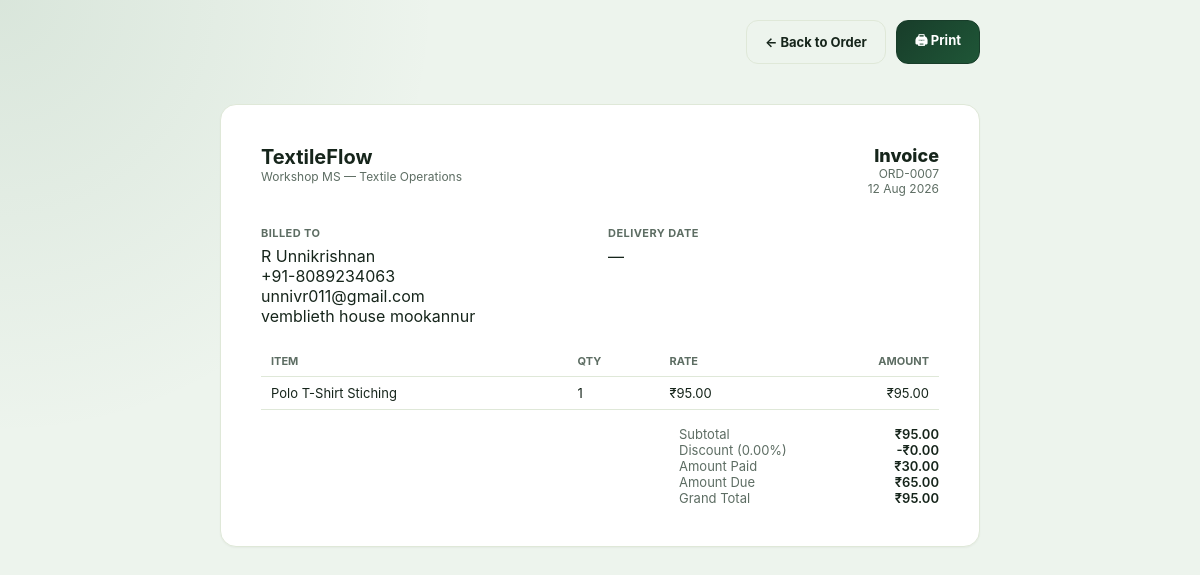
/orders/7/invoice/ (signed in), run on the app's committed database.
### orders/models.py (models this page shows, shortened)
class Order(models.Model):
    STATUS_PENDING = "pending"
    STATUS_IN_PROGRESS = "in_progress"
    STATUS_FINISHED = "finished"
    STATUS_CANCELLED = "cancelled"
    STATUS_CHOICES = [
        (STATUS_PENDING, "Pending"),
        (STATUS_IN_PROGRESS, "In Progress"),
        (STATUS_FINISHED, "Finished"),
        (STATUS_CANCELLED, "Cancelled"),
    ]
    PRIORITY_LOW = "low"
    PRIORITY_MEDIUM = "medium"
    PRIORITY_HIGH = "high"
    PRIORITY_CHOICES = [
        (PRIORITY_LOW, "Low"),
        (PRIORITY_MEDIUM, "Medium"),
        (PRIORITY_HIGH, "High"),
    ]
    PAYMENT_METHOD_BANK = "bank_transfer"
    PAYMENT_METHOD_CHECK = "check"
    PAYMENT_METHOD_CARD = "card"
    PAYMENT_METHOD_ONLINE = "online_payment"
    PAYMENT_METHOD_OTHER = "other"
    PAYMENT_METHOD_CHOICES = [
        ("", "Select payment method"),
        (PAYMENT_METHOD_BANK, "Bank Transfer"),
        (PAYMENT_METHOD_CHECK, "Check"),
        (PAYMENT_METHOD_CARD, "Card"),
        (PAYMENT_METHOD_ONLINE, "Online Payment"),
        (PAYMENT_METHOD_OTHER, "Other"),
    ]
    order_number = models.CharField(max_length=20, unique=True, editable=False)
    customer = models.ForeignKey(Customer, on_delete=models.CASCADE, related_name="orders")
    status = models.CharField(max_length=20, choices=STATUS_CHOICES, default=STATUS_IN_PROGRESS)
    is_paid = models.BooleanField(default=False)
    order_date = models.DateField(default=timezone.localdate)
    expected_delivery_date = models.DateField(null=True, blank=True)
    reference_number = models.CharField("Reference / PO Number", max_length=50, blank=True)
    shipping_address = models.TextField(blank=True, help_text="Leave blank to use customer address")
    assigned_tailor = models.CharField(max_length=100, blank=True)
    priority = models.CharField(max_length=10, choices=PRIORITY_CHOICES, default=PRIORITY_MEDIUM)
    discount_percent = models.DecimalField(max_digits=5, decimal_places=2, default=0)
    amount_paid = models.DecimalField(max_digits=10, decimal_places=2, default=Decimal("0.00"))
    payment_method = models.CharField(
        max_length=30,
        choices=PAYMENT_METHOD_CHOICES,
        blank=True,
        default="",
    )
    payment_method_details = models.CharField(max_length=255, blank=True)
    customer_notes = models.TextField(blank=True)
    created_at = models.DateTimeField(auto_now_add=True)
    updated_at = models.DateTimeField(auto_now=True)
    class Meta:
        ordering = ["-created_at"]
    @property
    def subtotal(self):
        total = sum((item.subtotal for item in self.items.all()), Decimal("0"))
        return total.quantize(Decimal("0.01"))
    @property
    def discount_amount(self):
        return (self.subtotal * self.discount_percent / Decimal("100")).quantize(Decimal("0.01"))
    @property
    def grand_total(self):
        return self.subtotal - self.discount_amount
    @property
    def amount_due(self):
        due = self.grand_total - self.amount_paid
        if due <= Decimal("0"):
            return Decimal("0.00")
        return due.quantize(Decimal("0.01"))

class Customer(models.Model):
    name = models.CharField(max_length=150)
    company_name = models.CharField(max_length=150, blank=True)
    email = models.EmailField(blank=True)
    phone = models.CharField(max_length=20, blank=True)
    address = models.TextField(blank=True)
    created_at = models.DateTimeField(auto_now_add=True)
    class Meta:
        ordering = ["name"]

class OrderItem(models.Model):
    order = models.ForeignKey(Order, on_delete=models.CASCADE, related_name="items")
    fabric = models.ForeignKey(
        Fabric, on_delete=models.SET_NULL, related_name="order_items", null=True, blank=True
    )
    item_name = models.CharField(max_length=150)
    description = models.CharField(max_length=255, blank=True)
    quantity = models.DecimalField(max_digits=10, decimal_places=2, default=1)
    unit_price = models.DecimalField("Rate", max_digits=10, decimal_places=2, default=0)
    @property
    def subtotal(self):
        return self.quantity * self.unit_price

### orders/views.py (the view)
# urls.py: path("orders/<int:pk>/invoice/", views.order_invoice, name="order-invoice"),
@login_required
def order_invoice(request, pk):
    order = get_object_or_404(
        Order.objects.select_related("customer").prefetch_related("items"), pk=pk
    )
    return render(request, "orders/invoice.html", {"order": order})

### orders/templates/orders/invoice.html (shortened to what this page needs)
{% load static humanize %}<!DOCTYPE html>
<html lang="en">
<head>
  <link rel="stylesheet" href="{% static 'css/style.css' %}">
</head>
<body>
  <div class="print-bar">
    <a href="{% url 'order-detail' order.pk %}" class="btn btn-outline">&larr; Back to Order</a>
    <button class="btn btn-primary" onclick="window.print()">&#128424; Print</button>
  </div>
  <div class="card invoice-wrap">
    <div class="invoice-head">
      <div>
        <div class="brand-name" style="font-size:20px;">TextileFlow</div>
        <div class="text-muted" style="font-size:12px;">Workshop MS — Textile Operations</div>
      </div>
      <div style="text-align:right;">
        <div style="font-weight:800; font-size:18px;">Invoice</div>
        <div class="text-muted" style="font-size:12px;">{{ order.order_number }}</div>
        <div class="text-muted" style="font-size:12px;">{{ order.order_date|date:"d M Y" }}</div>
      </div>
    </div>
    <div class="field-grid">
      <div>
        <div class="stat-label">Billed To</div>
        <p style="margin:6px 0 0;">
          {{ order.customer.name }}<br>
          {% if order.customer.phone %}{{ order.customer.phone }}<br>{% endif %}
          {% if order.customer.email %}{{ order.customer.email }}<br>{% endif %}
          {{ order.shipping_address|default:order.customer.address }}
        </p>
      </div>
      <div>
        <div class="stat-label">Delivery Date</div>
        <p style="margin:6px 0 0;">{{ order.expected_delivery_date|date:"d M Y"|default:"—" }}</p>
      </div>
    </div>
    <table class="invoice-table">
      <thead>
        <tr><th>Item</th><th>Qty</th><th>Rate</th><th style="text-align:right;">Amount</th></tr>
      </thead>
      <tbody>
        {% for item in order.items.all %}
        <tr>
          <td>{{ item.item_name }}{% if item.description %}<div class="text-muted" style="font-size:11px;">{{ item.description }}</div>{% endif %}</td>
          <td>{{ item.quantity|floatformat:0 }}</td>
          <td>&#8377;{{ item.unit_price|floatformat:2 }}</td>
          <td style="text-align:right;">&#8377;{{ item.subtotal|floatformat:2 }}</td>
        </tr>
        {% endfor %}
      </tbody>
    </table>
    <div class="invoice-totals">
      <div class="kv-row"><span class="k">Subtotal</span><span class="v">&#8377;{{ order.subtotal|intcomma }}</span></div>
      <div class="kv-row"><span class="k">Discount ({{ order.discount_percent }}%)</span><span class="v">-&#8377;{{ order.discount_amount|intcomma }}</span></div>
      <div class="kv-row"><span class="k">Amount Paid</span><span class="v">&#8377;{{ order.amount_paid|intcomma }}</span></div>
      <div class="kv-row"><span class="k">Amount Due</span><span class="v">&#8377;{{ order.amount_due|intcomma }}</span></div>
      <div class="kv-row grand"><span class="k">Grand Total</span><span class="v">&#8377;{{ order.grand_total|intcomma }}</span></div>
    </div>
  </div>
</body>
</html>

### static/css/style.css (style rules this page uses)
:root { --bg: #edf4ed; --bg-strong: #e3efdf; --surface: #ffffff; --surface-soft: #f7faf5; --surface-muted: #edf4ed; --ink: #16251b; --ink-soft: #3a4b41; --muted: #5d6d63; --primary: #183d2a; --primary-strong: #1f5637; --primary-soft: #dfeee6; --primary-soft-strong: #cfe8d8; --success: #1d7d4d; --success-soft: #dff6e8; --danger: #c94a3d; --danger-soft: #fde9e6; --warning: #986c1f; --warning-soft: #faf0d0; --border: #dfe8d8; --input-bg: #f9fbf8; --chip-muted: #edf0e7; --shadow: 0 10px 26px rgba(18, 38, 28, 0.08); --shadow-soft: 0 1px 2px rgba(18, 38, 28, 0.04); --radius: 16px; --radius-sm: 12px; --sidebar-width: 240px; color-scheme: light; }
* { box-sizing: border-box; }
html { scroll-behavior: smooth; }
html, body { margin: 0; padding: 0; }
body { min-height: 100vh; background: radial-gradient(circle at top left, rgba(73, 127, 89, 0.12), transparent 30%), var(--bg); color: var(--ink); font-family: 'Poppins', -apple-system, "Segoe UI", Roboto, Helvetica, Arial, sans-serif; }
a { color: inherit; text-decoration: none; }
button, input, textarea, select { font: inherit; }
.brand-name { font-weight: 700; font-size: 15px; }
.btn { display: inline-flex; align-items: center; justify-content: center; gap: 6px; padding: 10px 18px; border-radius: 12px; font-size: 13px; font-weight: 700; border: 1px solid var(--border); background: var(--surface); color: var(--ink); cursor: pointer; transition: transform 0.2s ease, background 0.2s ease, border-color 0.2s ease; }
.btn-primary { background: linear-gradient(135deg, var(--primary), var(--primary-strong)); border-color: var(--primary); color: #fff; }
.btn-outline { background: transparent; }
.card { background: var(--surface); border: 1px solid var(--border); border-radius: var(--radius); box-shadow: var(--shadow-soft); }
.stat-label { font-size: 11px; font-weight: 700; letter-spacing: .04em; color: var(--muted); text-transform: uppercase; }
.kv-row { display: flex; justify-content: space-between; font-size: 13px; }
.kv-row .k { color: var(--muted); }
.kv-row .v { font-weight: 600; }
.field-grid { display: grid; grid-template-columns: 1fr 1fr; gap: 16px; }
.invoice-wrap { max-width: 760px; margin: 40px auto; padding: 40px; background: #fff; }
.invoice-head { display: flex; justify-content: space-between; margin-bottom: 30px; }
.invoice-table { width: 100%; border-collapse: collapse; margin-top: 20px; }
.invoice-table th, .invoice-table td { text-align: left; padding: 8px 10px; border-bottom: 1px solid var(--border); font-size: 13px; }
.invoice-table th { text-transform: uppercase; font-size: 11px; color: var(--muted); }
.invoice-totals { max-width: 260px; margin-left: auto; margin-top: 16px; }
.print-bar { max-width: 760px; margin: 20px auto 0; display: flex; justify-content: flex-end; gap: 10px; }
.text-muted { color: var(--muted); }

### data on the page
Order: order_number "ORD-0007", order_date "12 Aug 2026", customer.name "R Unnikrishnan", customer.phone "+91-8089234063", customer.email "unnivr011@gmail.com", shipping_address "vemblieth house mookannur", expected_delivery_date "—", subtotal "95.00", discount_percent "0.00", discount_amount "0.00", amount_paid "30.00", amount_due "65.00", grand_total "95.00"
OrderItem: item_name "Polo T-Shirt Stiching", quantity "1", unit_price "95.00", subtotal "95.00"
